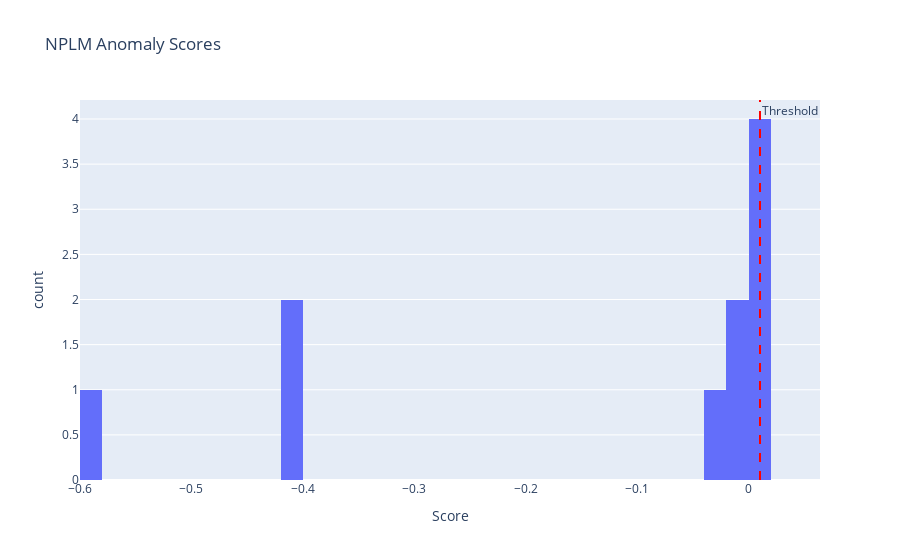
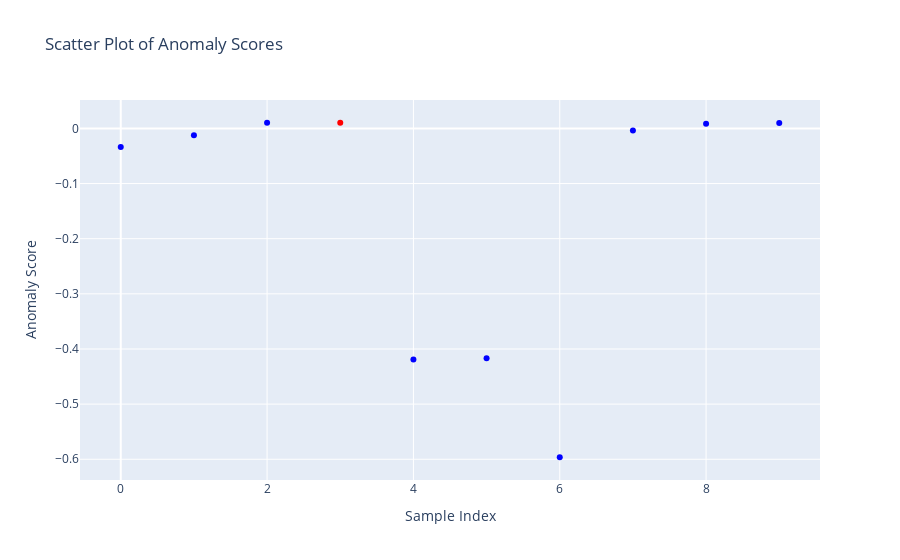

Notebook cell for these charts, in order:
### Code cell
# Step 8: Interactive Visualization using Plotly
# Histogram of Anomaly Scores
fig = px.histogram(
    x=anomaly_scores.numpy(),
    nbins=50,
    title="NPLM Anomaly Scores",
    labels={"x": "Score", "y": "Frequency"}
)
fig.add_vline(x=score_threshold.item(), line_dash="dash", line_color="red", annotation_text="Threshold")
fig.show()

# Scatter plot of detected anomalies
fig = go.Figure()
fig.add_trace(go.Scatter(
    y=anomaly_scores.numpy(),
    mode='markers',
    marker=dict(color=['red' if score > score_threshold else 'blue' for score in anomaly_scores.numpy()]),
    name='Anomaly Scores'
))
fig.update_layout(
    title="Scatter Plot of Anomaly Scores",
    xaxis_title="Sample Index",
    yaxis_title="Anomaly Score"
)
fig.show()

# Output total anomalies detected
print(f"Total detected anomalies: {detected_anomalies.size(0)}")

# Display Model Summaries
print("\nAutoencoder Model Summary:")
autoencoder.summary((1, data.size(1)))

print("\nNPLM Model Summary:")
nplm.summary((1, data.size(1)))

### Figure 1 — Plotly figure (JSON) as saved in the notebook; plotly's stock layout.template omitted (floating-point values rounded to 4 significant figures)
{"data": [{"alignmentgroup": "True", "bingroup": "x", "hovertemplate": "Score=%{x}<br>count=%{y}<extra></extra>", "legendgroup": "", "marker": {"color": "#636efa", "pattern": {"shape": ""}}, "name": "", "nbinsx": 50, "offsetgroup": "", "orientation": "v", "showlegend": false, "type": "histogram", "x": [-0.03391, -0.01261, 0.01001, 0.01023, -0.4192, -0.417, -0.5963, -0.004003, 0.00853, 0.00996], "xaxis": "x", "yaxis": "y"}], "layout": {"annotations": [{"showarrow": false, "text": "Threshold", "x": 0.01013, "xanchor": "left", "xref": "x", "y": 1, "yanchor": "top", "yref": "y domain"}], "barmode": "relative", "legend": {"tracegroupgap": 0}, "shapes": [{"line": {"color": "red", "dash": "dash"}, "type": "line", "x0": 0.01013, "x1": 0.01013, "xref": "x", "y0": 0, "y1": 1, "yref": "y domain"}], "title": {"text": "NPLM Anomaly Scores"}, "xaxis": {"anchor": "y", "domain": [0, 1], "title": {"text": "Score"}}, "yaxis": {"anchor": "x", "domain": [0, 1], "title": {"text": "count"}}}}

### Figure 2 — Plotly figure (JSON) as saved in the notebook; plotly's stock layout.template omitted (floating-point values rounded to 4 significant figures)
{"data": [{"marker": {"color": ["blue", "blue", "blue", "red", "blue", "blue", "blue", "blue", "blue", "blue"]}, "mode": "markers", "name": "Anomaly Scores", "type": "scatter", "y": [-0.03391, -0.01261, 0.01001, 0.01023, -0.4192, -0.417, -0.5963, -0.004003, 0.00853, 0.00996]}], "layout": {"title": {"text": "Scatter Plot of Anomaly Scores"}, "xaxis": {"title": {"text": "Sample Index"}}, "yaxis": {"title": {"text": "Anomaly Score"}}}}
